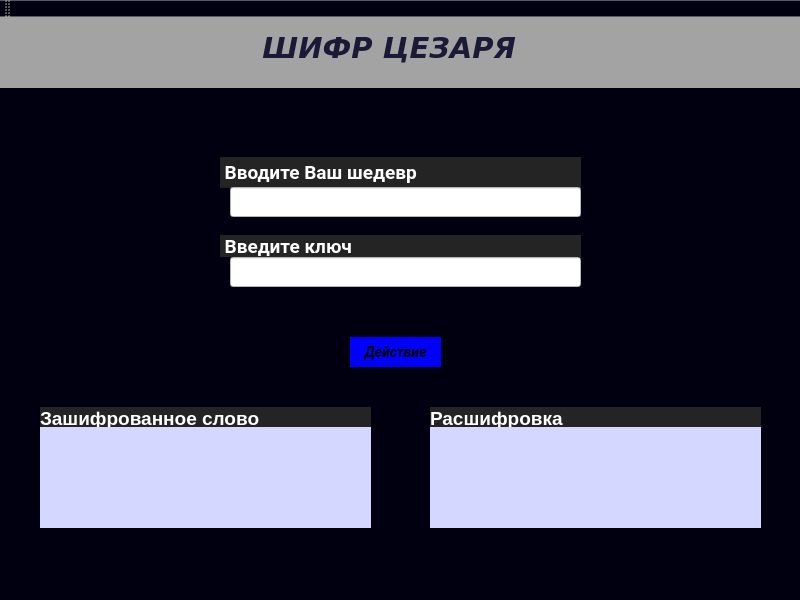
<?xml version="1.0" encoding="UTF-8"?>
<ui version="4.0">
 <class>MainWindow</class>
 <widget class="QMainWindow" name="MainWindow">
  <property name="geometry">
   <rect>
    <x>0</x>
    <y>0</y>
    <width>800</width>
    <height>600</height>
   </rect>
  </property>
  <property name="windowTitle">
   <string>MainWindow</string>
  </property>
  <property name="styleSheet">
   <string notr="true">background-color: rgb(0, 0, 17);</string>
  </property>
  <widget class="QWidget" name="centralwidget">
   <widget class="QLabel" name="InputWords">
    <property name="geometry">
     <rect>
      <x>220</x>
      <y>140</y>
      <width>361</width>
      <height>31</height>
     </rect>
    </property>
    <property name="font">
     <font>
      <family>Roboto</family>
      <pointsize>14</pointsize>
      <weight>75</weight>
      <bold>true</bold>
     </font>
    </property>
    <property name="styleSheet">
     <string notr="true">color: rgb(255, 255, 255);
background-color: rgb(36, 36, 36);</string>
    </property>
    <property name="text">
     <string> Вводите Ваш шедевр</string>
    </property>
   </widget>
   <widget class="QLabel" name="Inputkey">
    <property name="geometry">
     <rect>
      <x>220</x>
      <y>218</y>
      <width>361</width>
      <height>22</height>
     </rect>
    </property>
    <property name="font">
     <font>
      <family>Roboto</family>
      <pointsize>14</pointsize>
      <weight>75</weight>
      <bold>true</bold>
     </font>
    </property>
    <property name="styleSheet">
     <string notr="true">color: rgb(255, 255, 255);
background-color: rgb(36, 36, 36);
text-align: center;</string>
    </property>
    <property name="text">
     <string> Bведите ключ</string>
    </property>
   </widget>
   <widget class="QLabel" name="PutZaWord">
    <property name="geometry">
     <rect>
      <x>40</x>
      <y>390</y>
      <width>331</width>
      <height>22</height>
     </rect>
    </property>
    <property name="font">
     <font>
      <pointsize>14</pointsize>
      <weight>75</weight>
      <bold>true</bold>
     </font>
    </property>
    <property name="styleSheet">
     <string notr="true">color: rgb(255, 255, 255);
background-color: rgb(36, 36, 36);</string>
    </property>
    <property name="text">
     <string>Зашифрованное слово</string>
    </property>
   </widget>
   <widget class="QLabel" name="PutRaWord">
    <property name="geometry">
     <rect>
      <x>430</x>
      <y>390</y>
      <width>331</width>
      <height>22</height>
     </rect>
    </property>
    <property name="font">
     <font>
      <family>Ubuntu</family>
      <pointsize>14</pointsize>
      <weight>75</weight>
      <bold>true</bold>
     </font>
    </property>
    <property name="styleSheet">
     <string notr="true">color: rgb(255, 255, 255);
background-color: rgb(36, 36, 36);</string>
    </property>
    <property name="text">
     <string>Расшифровка</string>
    </property>
   </widget>
   <widget class="QLabel" name="label_5">
    <property name="geometry">
     <rect>
      <x>0</x>
      <y>-10</y>
      <width>801</width>
      <height>81</height>
     </rect>
    </property>
    <property name="font">
     <font>
      <family>Verdana</family>
      <pointsize>22</pointsize>
      <weight>75</weight>
      <italic>true</italic>
      <bold>true</bold>
      <underline>false</underline>
      <strikeout>false</strikeout>
     </font>
    </property>
    <property name="styleSheet">
     <string notr="true">color: rgb(26, 26, 54);
background-color: rgb(163, 163, 163);
background-color: qlineargradient(spread:pad, x1:0, y1:0, x2:1, y2:0, stop:0 rgba(245, 224, 176, 255), stop:0.09 rgba(246, 189, 237, 255), stop:0.14 rgba(194, 207, 246, 255), stop:0.19 rgba(184, 160, 168, 255), stop:0.25 rgba(171, 186, 248, 255), stop:0.32 rgba(243, 248, 224, 255), stop:0.385 rgba(249, 162, 183, 255), stop:0.47 rgba(100, 115, 124, 255), stop:0.58 rgba(251, 205, 202, 255), stop:0.65 rgba(170, 128, 185, 255), stop:0.75 rgba(252, 222, 204, 255), stop:0.805 rgba(206, 122, 218, 255), stop:0.86 rgba(254, 223, 175, 255), stop:0.91 rgba(254, 236, 244, 255), stop:1 rgba(255, 191, 221, 255));
</string>
    </property>
    <property name="text">
     <string>                          ШИФР ЦЕЗАРЯ</string>
    </property>
    <property name="margin">
     <number>10</number>
    </property>
   </widget>
   <widget class="QLineEdit" name="input1">
    <property name="geometry">
     <rect>
      <x>230</x>
      <y>170</y>
      <width>351</width>
      <height>30</height>
     </rect>
    </property>
    <property name="styleSheet">
     <string notr="true">background-color: rgb(255, 255, 255);</string>
    </property>
    <property name="text">
     <string/>
    </property>
   </widget>
   <widget class="QLineEdit" name="input2">
    <property name="geometry">
     <rect>
      <x>230</x>
      <y>240</y>
      <width>351</width>
      <height>30</height>
     </rect>
    </property>
    <property name="styleSheet">
     <string notr="true">background-color: rgb(255, 255, 255);</string>
    </property>
    <property name="text">
     <string/>
    </property>
   </widget>
   <widget class="QPushButton" name="pushButton">
    <property name="geometry">
     <rect>
      <x>350</x>
      <y>320</y>
      <width>91</width>
      <height>30</height>
     </rect>
    </property>
    <property name="font">
     <font>
      <family>Roboto</family>
      <pointsize>-1</pointsize>
      <weight>75</weight>
      <italic>true</italic>
      <bold>true</bold>
     </font>
    </property>
    <property name="styleSheet">
     <string notr="true">QPushButton{
background-color:blue;
font-size:14px;
font-weight:Bold;
border:none;
text-align:center;
}
QPushButton:hover{
background-color:rgb(0, 255, 255);
}
QPushButton:Pressed{
background-color: white;
}</string>
    </property>
    <property name="text">
     <string>Действие</string>
    </property>
   </widget>
   <widget class="QLabel" name="label">
    <property name="geometry">
     <rect>
      <x>40</x>
      <y>410</y>
      <width>331</width>
      <height>101</height>
     </rect>
    </property>
    <property name="styleSheet">
     <string notr="true">background-color: rgb(212, 215, 255);</string>
    </property>
    <property name="text">
     <string/>
    </property>
   </widget>
   <widget class="QLabel" name="label_2">
    <property name="geometry">
     <rect>
      <x>430</x>
      <y>410</y>
      <width>331</width>
      <height>101</height>
     </rect>
    </property>
    <property name="styleSheet">
     <string notr="true">background-color: rgb(212, 215, 255);</string>
    </property>
    <property name="text">
     <string/>
    </property>
   </widget>
  </widget>
  <widget class="QMenuBar" name="menubar">
   <property name="geometry">
    <rect>
     <x>0</x>
     <y>0</y>
     <width>800</width>
     <height>27</height>
    </rect>
   </property>
  </widget>
  <widget class="QStatusBar" name="statusbar"/>
  <widget class="QToolBar" name="toolBar">
   <property name="windowTitle">
    <string>toolBar</string>
   </property>
   <attribute name="toolBarArea">
    <enum>TopToolBarArea</enum>
   </attribute>
   <attribute name="toolBarBreak">
    <bool>false</bool>
   </attribute>
  </widget>
 </widget>
 <resources/>
 <connections/>
</ui>
